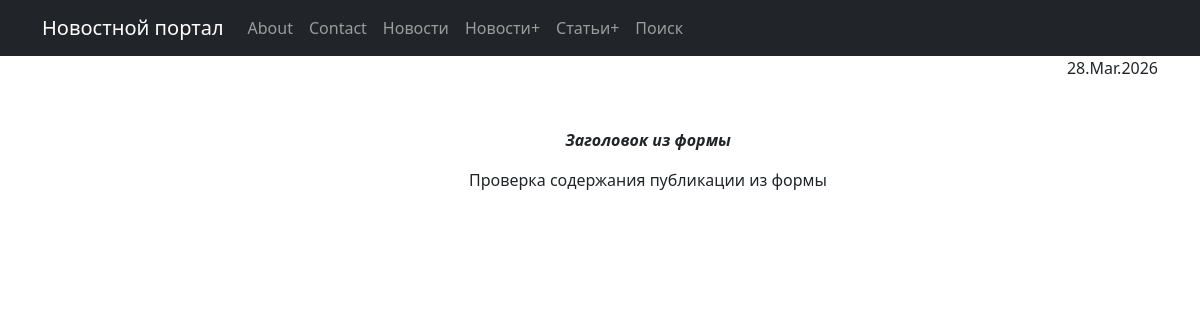
/post/50/, run on the app's committed database.
### news/models.py (models this page shows, shortened)
class Post(models.Model):
    post_date = models.DateTimeField(auto_now_add=True)
    article_news = models.CharField(max_length=1, choices=TYPES, default=article)
    post_header = models.CharField(max_length=100)
    post_content = models.TextField()
    post_rating = models.IntegerField(default=0)
    post_author = models.ForeignKey(Author, on_delete=models.CASCADE)
    post_categories = models.ManyToManyField(Category, through='PostCategory')

### news/views.py (the view)
# urls.py: path("<int:pk>/", PostDetailView.as_view(), name='post_detail'),
class PostDetailView(DetailView):
    model = Post
    context_object_name = 'post'
    template_name = 'news/post_detail.html'

### news/templatetags/news_filters.py (called while the page is built)
@register.filter
def censor(value):
    bwdict = ["badword", "архитектура"]
    for word in bwdict:
        pattern = r'\b' + re.escape(word) + r'\b'
        value = re.sub(pattern, word[0] + '*' * (len(word)-1), value, flags=re.IGNORECASE)
    return value

### Templates/news/post_detail.html (shortened to what this page needs)
{% extends 'flatpages/default.html' %}
{% load news_filters %}
{% block content %}
<p style="text-align: right;">{{ post.post_date|date:'d.M.Y' }}</p>
<div class="container m-5">
    <p><p style="text-align: center;"><em><strong>{{ post.post_header|censor }}</strong></em></p>
    <p>{{ post.post_content|censor }}</p>
</div>
{% endblock content %}

### data on the page
Post: post_date "28.Mar.2026", post_header|censor "Заголовок из формы", post_content|censor "Проверка содержания публикации из формы"
